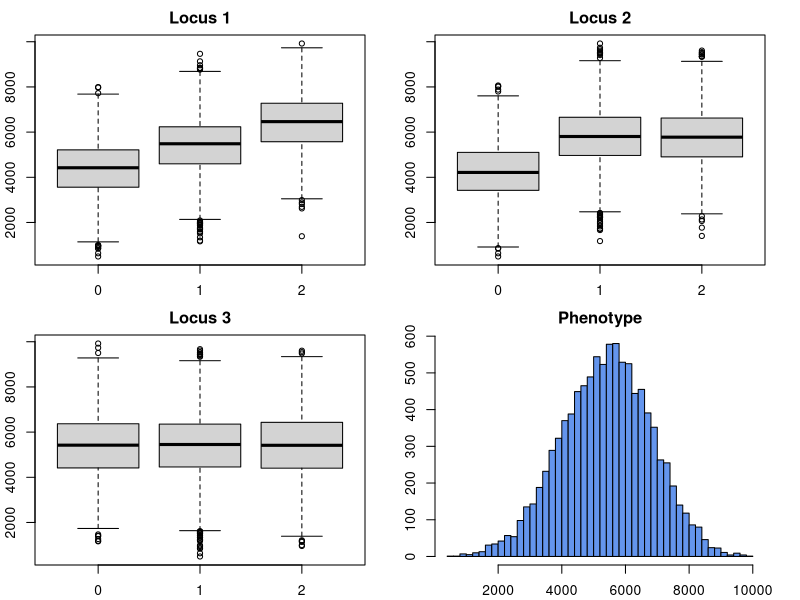
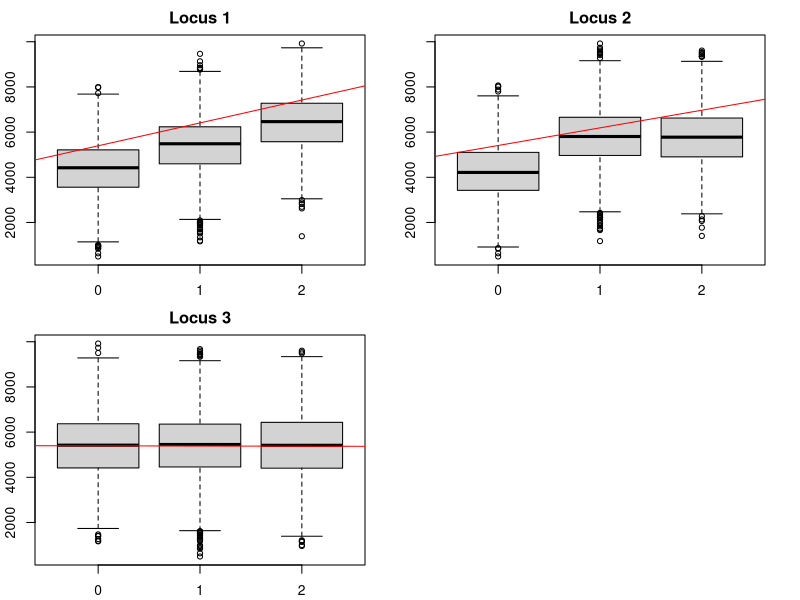

Source code (R) for these figures, in order:
## ---- chunk 1
knitr::opts_chunk$set(echo = TRUE, 
                      message = F, 
                      warning = F)
## ---- chunk 2
remove(list = ls()) # Clean the global environment
p <- 0.5 # allele frequency 
n <- 10000 # population size

#locus 1
a1 <- 1000 # additivity
d1 <- 0 #dominance

#locus 2
a2 <- 800
d2 <- 800

mu <- 5000 # pop mean
H2 <- 0.5 # heritability

X1 <- rbinom(n=n,size=2,p=p) # sampling genotypes under HWE
X2 <- rbinom(n=n,size=2,p=p) 
X3 <- rbinom(n=n,size=2,p=p) 

sum(X1 == 0)
sum(X1 == 1)
sum(X1 == 2)

n

# p^2 + 2pq + q^2 under HWE
n * p^2
n* 2*p*(1-p)
n* (1-p)^2

# Genetic effect (0 = aa, 1 = Aa, 2 = AA)
G <- mu+ifelse(X1==2,a1,ifelse(X1==1,d1,-a1)) +
     ifelse(X2==2,a2,ifelse(X2==1,d2,-a2)) 

vG <- var(G) # an estimate of the genetic variance
vE <- vG*(1-H2)/H2 # with this error variance we will have the desired 

E <- rnorm(n=n,sd=sqrt(vE)) # environmental effects for each sample

var(G)/var(G+E) # rough estimate of the locus-heritability H2  
H2


G1 <- mu+ifelse(X1==2,a1,ifelse(X1==1,0,-a1)) +
     ifelse(X2==2,a2,ifelse(X2==1,0,-a2))

var(G1)/var(G+E)  # rough estimate of the locus-heritability h2  
## ---- chunk 3

Y <- G+E # Phenotype!!!

par(mfrow= c(2,2), 
    mai = c(0.35, 0.35, 0.35, 0.35)) # set window to plot 2 rows and columns


boxplot(Y~X1, main = "Locus 1")
boxplot(Y~X2, main = "Locus 2")
boxplot(Y~X3, main = "Locus 3")
hist(Y, breaks = 50, col="cornflowerblue", main = "Phenotype")
## ---- chunk 4
fmA1 <- lm(Y~X1) # fits a linear model on genotypes (additive effects)
Z1 <- 1.0*(X1==1) # Create a variable for A1A2 genotype
fmAD1 <- lm(Y~X1+Z1) # fits a linear model on genotypes (dominant effects)

fmA1
fmAD1

fmA2 <- lm(Y~X2) # fits a linear model on genotypes (additive effects)
Z2 <- 1.0*(X2==1) # Create a variable for A1A2 genotype
fmAD2 <- lm(Y~X2+Z2) # fits a linear model on genotypes (dominant effects)
fmA2
fmAD2


fmA3 <- lm(Y~X3) # fits a linear model on genotypes (additive effects)
Z3 <- 1.0*(X3==1) # Create a variable for A1A2 genotype
fmAD3 <-lm(Y~X3+Z3) # fits a linear model on genotypes (dominant effects)
fmA3
fmAD3

par(mfrow= c(2,2), 
    mai = c(0.35, 0.35, 0.35, 0.35))

boxplot(Y~X1, main = "Locus 1")
abline(lm(fmA1), col="red ")
boxplot(Y~X2, main = "Locus 2")
abline(lm(fmA2), col="red ")
boxplot(Y~X3, main = "Locus 3")
abline(lm(fmA3), col="red ")


## ---- chunk 5
fmAD1

mua1a1 <- fmAD1$coef[1] #(i.e., the intercept)
muA1a1 <-fmAD1$coef[1]+fmAD1$coef[2]+fmAD1$coef[3] # A1A2, E[Y|X=1]
muA1A1 <-fmAD1$coef[1]+2*fmAD1$coef[2] # Homocygous A2A2, E[X=2]

mua2a2 <-fmAD2$coef[1] 
muA2a2 <-fmAD2$coef[1]+fmAD2$coef[2]+fmAD2$coef[3] 
muA2A2 <-fmAD2$coef[1]+2*fmAD2$coef[2] 

mua3a3 <-fmAD3$coef[1] 
muA3a3 <-fmAD3$coef[1]+fmAD3$coef[2]+fmAD3$coef[3] 
muA3A3 <-fmAD3$coef[1]+2*fmAD3$coef[2] 

exp_values <- matrix(c(mua1a1, muA1a1, muA1A1, 
                      mua2a2, muA2a2, muA2A2, 
                      mua3a3, muA3a3, muA3A3 ), 
                      ncol = 3, byrow = T)

colnames(exp_values) = c("aa", "Aa","AA")
row.names(exp_values) = c("Allele1","Allele2", "Allele3")

exp_values = as.table(exp_values)
exp_values
## ---- chunk 6
fm0 <- lm(Y~1) 
summary(fm0) # Null = intercept
mean(Y)

anova(fm0,fmAD1) # testing whether there is an association, either additive effect or dominance or both
anova(fm0,fmAD2)
anova(fm0,fmAD3)

anova(fm0,fmA1) # Testing whether there is a additive association
anova(fm0,fmA2)


anova(fmA1,fmAD1) # Testing whether there is dominance
anova(fmA2,fmAD2)
